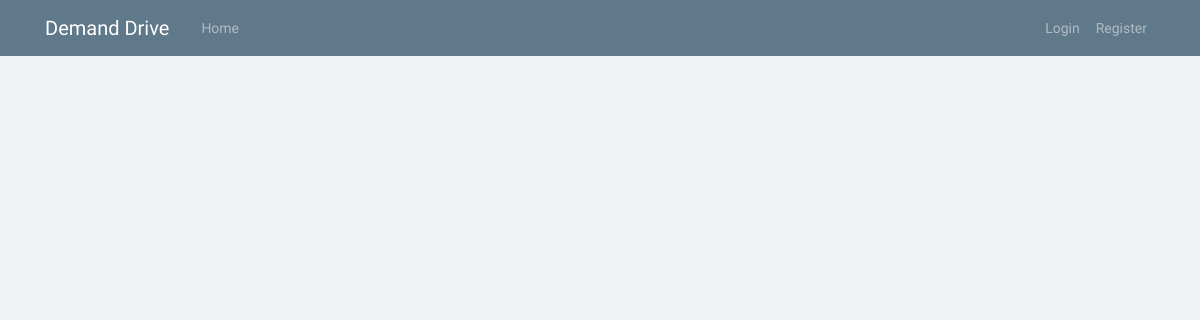
Before: / with the older database file.
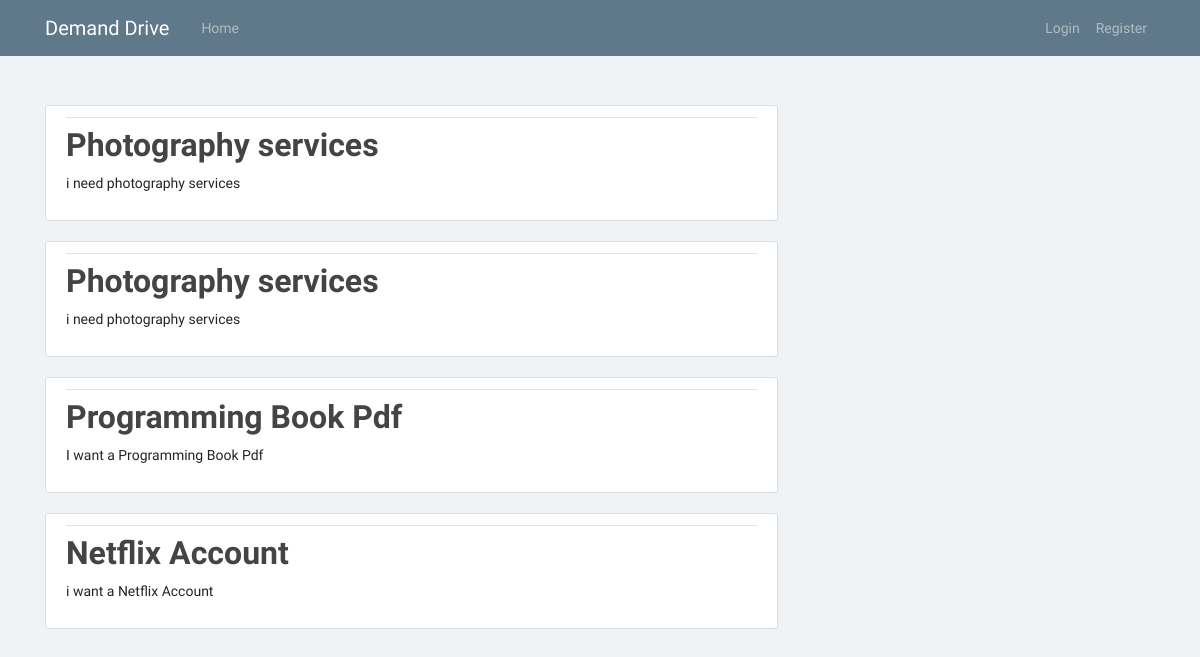
After: the same page with the newer database file.
### website/models.py (models this page shows, shortened)
class Demand(models.Model):
    title = models.CharField(max_length=100)
    content = models.TextField()
    date_posted = models.DateTimeField(default=timezone.now)
    author = models.ForeignKey(User, on_delete=models.CASCADE)

### website/views.py (the view)
# urls.py: path('', web_views.DemandListView.as_view(), name='home'),
class DemandListView(ListView):
    model = Demand
    template_name = 'website/index.html'  # <app>/<model>_<viewtype>.html
    context_object_name = 'demands'
    ordering = ['-date_posted']
    paginate_by = 5

### website/templates/website/index.html (shortened to what this page needs)
﻿{% extends "website/base.html" %}
{% block content %}
{% load static%}
{% for demand in demands %}
<article class="media content-section">
   <div class="media-body">
    <div class="article-metadata">
    </div>
    <h2><a class="article-title" href="{% url 'demand-detail' demand.id %}">{{ demand.title }}</a></h2>
    <p class="article-content">{{ demand.content }}</p>
  </div>
</article>
{% endfor %}
{% endblock content %}

### website/templates/website/base.html (shortened to what this page needs)
{% load static %}
<!DOCTYPE html>
<html>
<head>
    <link rel="stylesheet" href="https://maxcdn.bootstrapcdn.com/bootstrap/4.0.0/css/bootstrap.min.css">
    <link rel="stylesheet" type="text/css" href="{% static 'website/main.css' %}">
    <link href="{% static 'website/assets/css/bootstrap.min.css' %}"  rel="stylesheet" type="text/css">
    <link href="{% static 'website/assets/css/icons.css' %}" rel="stylesheet" type="text/css">
    <link href="{% static 'website/assets/css/style.css' %}" rel="stylesheet" type="text/css">
</head>
<body>
    <header class="site-header">
      <nav class="navbar navbar-expand-md navbar-dark bg-steel fixed-top">
        <div class="container">
          <a class="navbar-brand mr-4" href="{% url 'home' %}">Demand Drive</a>
          <div class="collapse navbar-collapse" id="navbarToggle">
            <div class="navbar-nav mr-auto">
              <a class="nav-item nav-link" href="{% url 'home' %}">Home</a>
               </div>
            <div class="navbar-nav">
              {% if user.is_authenticated %}
                      <a class="nav-item nav-link" href="{% url 'logout' %}">Logout</a>
              {% else %}
                <a class="nav-item nav-link" href="{% url 'login' %}">Login</a>
                <a class="nav-item nav-link" href="{% url 'register' %}">Register</a>
              {% endif %}
            </div>
          </div>
        </div>
      </nav>
    </header>
    <main role="main" class="container">
      <div class="row">
        <div class="col-md-8">
            <br>
            <br>
            <br>
            <br>
          {% block content %}{% endblock %}
        </div>
      </div>
    </main>
</body>
</html>

### website/static/website/main.css (style rules this page uses)
body { background: #fafafa; color: #333333; margin-top: 5rem; }
h1, h2, h3, h4, h5, h6 { color: #444444; }
.bg-steel { background-color: #5f788a; }
.site-header .navbar-nav .nav-link { color: #cbd5db; }
.content-section { background: #ffffff; padding: 10px 20px; border: 1px solid #dddddd; border-radius: 3px; margin-bottom: 20px; }
.article-title { color: #444444; }
.article-content { white-space: pre-line; }
.article-metadata { padding-bottom: 1px; margin-bottom: 4px; border-bottom: 1px solid #e3e3e3 }

### website/static/website/assets/css/style.css (style rules this page uses)
body { background: #eff3f6; font-family: "Work Sans", sans-serif; margin: 0; font-size: 14px; }
html { overflow-x: hidden; position: relative; min-height: 100%; background: #eff3f6; }
h1, h2, h3, h4, h5, h6 { margin: 10px 0; font-weight: 600; }
h2 { line-height: 35px; }
* { outline: none !important; }
a { color: #6c757d; }
.row { margin-right: -10px; margin-left: -10px; }
.col, .col-1, .col-10, .col-11, .col-12, .col-2, .col-3, .col-4, .col-5, .col-6, .col-7, .col-8, .col-9, .col-auto, .col-lg, .col-lg-1, .col-lg-10, .col-lg-11, .col-lg-12, .col-lg-2, .col-lg-3, .col-lg-4, .col-lg-5, .col-lg-6, .col-lg-7, .col-lg-8, .col-lg-9, .col-lg-auto, .col-md, .col-md-1, .col-md-10, .col-md-11, .col-md-12, .col-md-2, .col-md-3, .col-md-4, .col-md-5, .col-md-6, .col-md-7, .col-md-8, .col-md-9, .col-md-auto, .col-sm, .col-sm-1, .col-sm-10, .col-sm-11, .col-sm-12, .col-sm-2, .col-sm-3, .col-sm-4, .col-sm-5, .col-sm-6, .col-sm-7, .col-sm-8, .col-sm-9, .col-sm-auto, .col-xl, .col-xl-1, .col-xl-10, .col-xl-11, .col-xl-12, .col-xl-2, .col-xl-3, .col-xl-4, .col-xl-5, .col-xl-6, .col-xl-7, .col-xl-8, .col-xl-9, .col-xl-auto { padding-right: 10px; padding-left: 10px; }
body { padding-bottom: 65px; }

Changed rows visible on the page:
added Demand: title "Photography services", content "i need photography services"
added Demand: title "Photography services", content "i need photography services"
added Demand: title "Programming Book Pdf", content "I want a Programming Book Pdf"
added Demand: title "Netflix Account", content "i want a Netflix Account"
